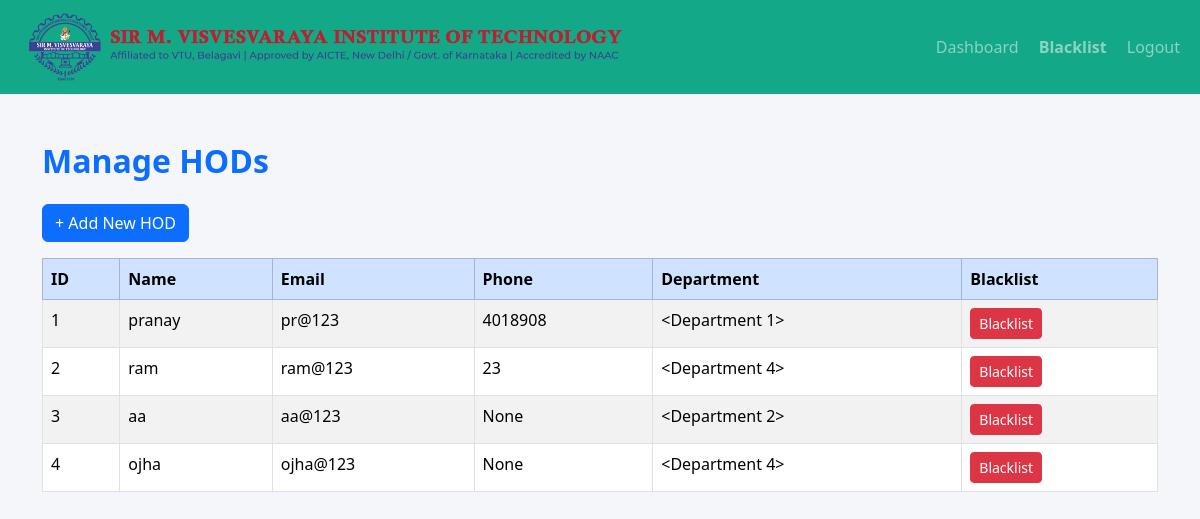
Page /principal/hods (signed in) on the earlier database version.
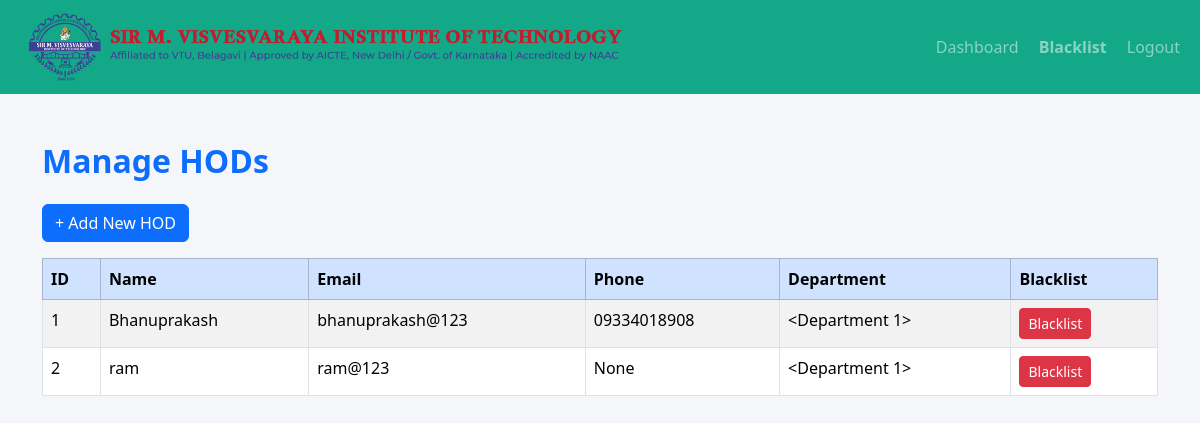
Same page on the later database version.
### models.py (models this page shows)
class HOD(db.Model):
    id = db.Column(db.Integer, primary_key=True)
    name = db.Column(db.String(120), nullable=False)
    email = db.Column(db.String(120), unique=True, nullable=False)
    password = db.Column(db.String(120), nullable=False)
    phone = db.Column(db.String(20))
    department_id = db.Column(db.Integer, db.ForeignKey("department.id"))
    department = db.relationship("Department", backref="hods", lazy=True)
    availabilities = db.relationship("HODAvailability", backref="hod", lazy=True)

### app.py (the view)
@app.route("/principal/hods")
def principal_hods():
    if session.get("role") != "principal":
        return redirect("/login/principal")
    return render_template("principal_hods.html", hods=HOD.query.all())

### templates/principal_hods.html
{% extends "base.html" %}
{% block content %}
<h2 class="fw-bold text-primary mb-4">Manage HODs</h2>
<a href="/principal/hods/add" class="btn btn-primary mb-3">+ Add New HOD</a>
<table class="table table-bordered table-striped">
    <thead class="table-primary">
        <tr>
            <th>ID</th>
            <th>Name</th>
            <th>Email</th>
            <th>Phone</th>
            <th>Department</th>
            <th>Blacklist</th>
        </tr>
    </thead>
    <tbody>
        {% for h in hods %}
        <tr>
            <td>{{ h.id }}</td>
            <td>{{ h.name }}</td>
            <td>{{ h.email }}</td>
            <td>{{ h.phone }}</td>
            <td>{{ h.department }}</td>
            <td>
                <a href="/principal/hods/blacklist/{{ h.id }}"
                   class="btn btn-danger btn-sm">Blacklist</a>
            </td>
        </tr>
        {% endfor %}
    </tbody>
</table>
{% endblock %}

Differences in the rows shown:
removed HOD: id "3", name "aa", email "aa@123", phone "None", department "<Department 2>"
removed HOD: id "4", name "ojha", email "ojha@123", phone "None", department "<Department 4>"
changed HOD id 1: name "pranay" → "Bhanuprakash"; email "pr@123" → "bhanuprakash@123"; phone "4018908" → "09334018908"
changed HOD "ram": phone "23" → "None"; department "<Department 4>" → "<Department 1>"
